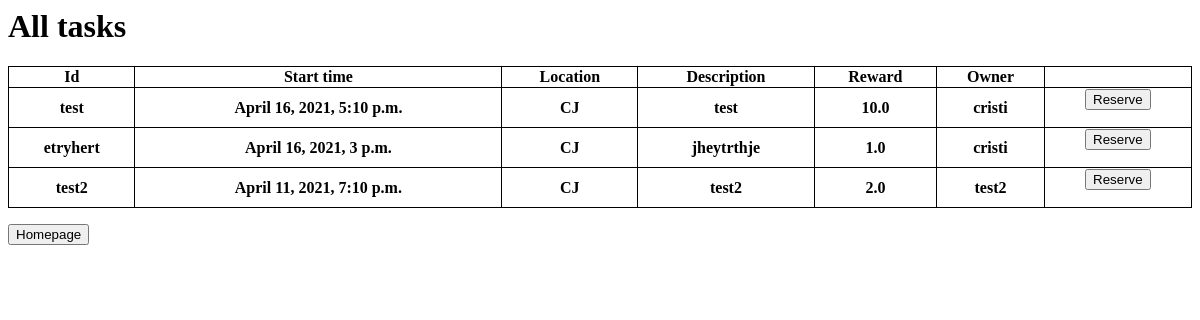
The app's page /view_tasks/, older data.
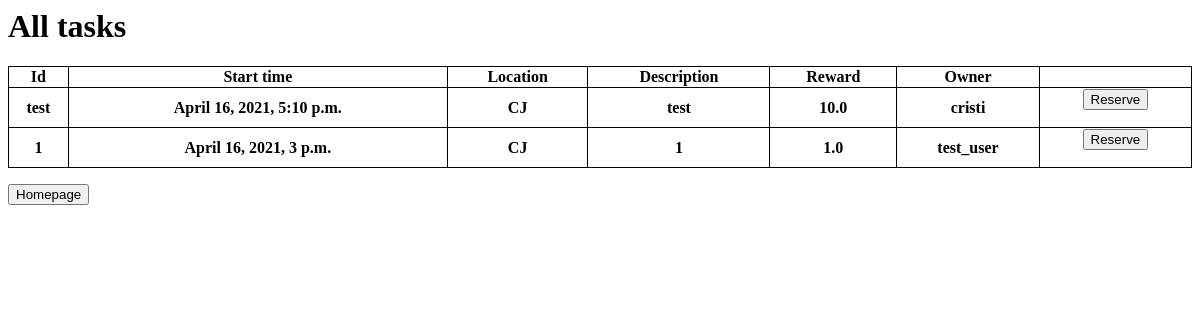
The same page, newer data.
### app/models.py (models this page shows, shortened)
class Task(models.Model):
    id = models.AutoField(primary_key=True)
    owner = models.ForeignKey(User, on_delete=models.CASCADE)
    name = models.CharField(max_length=100)
    starttime = models.DateTimeField()
    location = models.CharField(max_length=100,
        choices=LocationEnum.choices,
        default=LocationEnum.CJ,
    )
    description = models.CharField(max_length=100)
    reward = models.FloatField()
    available = models.IntegerField(default=1)

class User(AbstractUser):
    id = models.AutoField(primary_key=True)
    name=models.CharField(max_length=100)
    birth_date = models.DateField(null=True, blank=True)
    role=models.CharField(max_length=100,
        choices=RoleEnum.choices,
        default=RoleEnum.U,
    )
    location = models.CharField(max_length=100,
        choices=LocationEnum.choices,
        default=LocationEnum.CJ,
    )
    email = models.CharField(max_length=100)
    def __str__(self):
        return self.username

### app/views.py (the view, shortened to what this page needs)
# urls.py: path('view_tasks/', core_views.view_tasks, name="view_tasks"),
def view_tasks(request):
    context = {
        'tasks': Task.objects.filter(available=1),
        'title': 'Tasks'
    }
    return render(request, 'view_tasks.html', context)

### templates/view_tasks.html (shortened to what this page needs)
<body>
    <h1>All tasks</h1>
    <table style="width: 100%">
        <tr>
            <th>Id</th>
            <th>Start time</th>
            <th>Location</th>
            <th>Description</th>
            <th>Reward</th>
            <th>Owner</th>
        </tr>
    {% for task in tasks %}
        <tr>
            <th> {{ task.name }} </th>
            <th> {{ task.starttime }} </th>
            <th> {{ task.location }} </th>
            <th> {{ task.description }} </th>
            <th> {{ task.reward }} </th>
            <th> {{ task.owner }} </th>
            <th>
                <form method="post">
                    <button type="Submit">Reserve</button>
                </form>
            </th>
        </tr>
    {% endfor %}
    </table>
      <p><a href="/">
        <input type="button" value="Homepage"/>
      </a></p>
</body>

Row changes from the older to the newer data that the page shows:
removed Task: name "etryhert", starttime "April 16, 2021, 3 p.m.", location "CJ", description "jheytrthje", reward "1.0", owner "cristi"
no longer on this page (row edited): Task: name "test2", starttime "April 11, 2021, 7:10 p.m.", location "CJ", description "test2", reward "2.0", owner "test2"
now on this page (row edited): Task: name "1", starttime "April 16, 2021, 3 p.m.", location "CJ", description "1", reward "1.0", owner "test_user"
